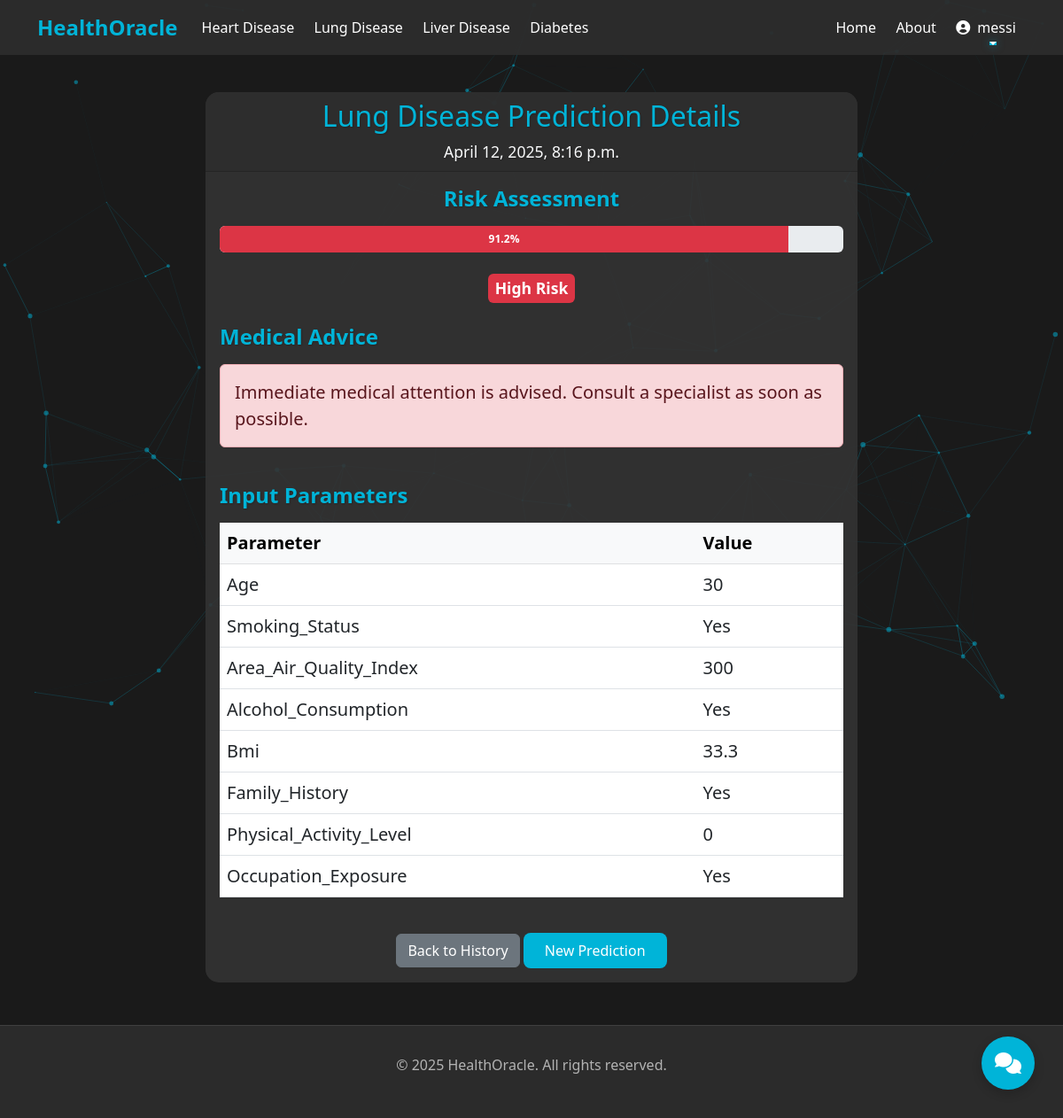
/prediction/18/ (signed in), run on the app's committed database.
### HealthOracle/models.py (models this page shows, shortened)
class PredictionHistory(models.Model):
    TEST_TYPES = (
        ('heart', 'Heart Disease'),
        ('lung', 'Lung Disease'),
        ('liver', 'Liver Disease'),
        ('diabetes', 'Diabetes'),
    )
    user = models.ForeignKey(User, on_delete=models.CASCADE)
    test_type = models.CharField(max_length=20, choices=TEST_TYPES)
    risk_percentage = models.FloatField()
    category = models.CharField(max_length=20)
    advice = models.TextField()
    input_data = models.JSONField()
    date_created = models.DateTimeField(auto_now_add=True)
    class Meta:
        ordering = ['-date_created']

### HealthOracle/views.py (the view)
# urls.py: path('prediction/<int:prediction_id>/', views.prediction_detail, name='prediction_detail'),
@login_required
def prediction_detail(request, prediction_id):
    prediction = get_object_or_404(PredictionHistory, id=prediction_id, user=request.user)
    return render(request, 'prediction_detail.html', {'prediction': prediction})

### templates/prediction_detail.html (shortened to what this page needs)
{% extends 'base.html' %}
{% block content %}
<div class="container mt-5">
    <div class="row justify-content-center">
        <div class="col-md-8">
            <div class="card">
                <div class="card-header text-center" style="background-color: rgba(45, 45, 45, 0.8);">
                    <h2 style="color: var(--accent-color); text-shadow: 1px 1px 2px rgba(0,0,0,0.2);">{{ prediction.get_test_type_display }} Prediction Details</h2>
                    <p class="text-light mb-0" style="font-size: 1.1rem; text-shadow: 1px 1px 2px rgba(0,0,0,0.2);">{{ prediction.date_created|date:"F d, Y, g:i a" }}</p>
                </div>
                <div class="card-body">
                    <div class="row mb-4">
                        <div class="col-md-12 text-center">
                            <h4 class="fw-bold mb-3" style="color: var(--accent-color); text-shadow: 1px 1px 2px rgba(0,0,0,0.2);">Risk Assessment</h4>
                            <div class="mt-3 mb-4">
                                <div class="progress" style="height: 30px;">
                                    <div class="progress-bar {% if prediction.risk_percentage > 60 %}bg-danger{% elif prediction.risk_percentage >= 30 %}bg-warning{% else %}bg-success{% endif %}"
                                        role="progressbar"
                                        style="width: {{ prediction.risk_percentage }}%"
                                        aria-valuenow="{{ prediction.risk_percentage }}"
                                        aria-valuemin="0"
                                        aria-valuemax="100">
                                        <span class="fw-bold">{{ prediction.risk_percentage }}%</span>
                                    </div>
                                </div>
                            </div>
                            <div class="mt-2">
                                <span class="badge {% if prediction.category == 'High Risk' %}bg-danger{% elif prediction.category == 'Moderate Risk' %}bg-warning{% else %}bg-success{% endif %} p-2" style="font-size: 1.1rem; font-weight: 600;">
                                    {{ prediction.category }}
                                </span>
                            </div>
                        </div>
                    </div>
                    <div class="row mb-4">
                        <div class="col-md-12">
                            <h4 class="fw-bold mb-3" style="color: var(--accent-color); text-shadow: 1px 1px 2px rgba(0,0,0,0.2);">Medical Advice</h4>
                            <div class="alert {% if prediction.category == 'High Risk' %}alert-danger{% elif prediction.category == 'Moderate Risk' %}alert-warning{% else %}alert-success{% endif %} fs-5 fw-medium">
                                {{ prediction.advice }}
                            </div>
                        </div>
                    </div>
                    <div class="row">
                        <div class="col-md-12">
                            <h4 class="fw-bold mb-3" style="color: var(--accent-color); text-shadow: 1px 1px 2px rgba(0,0,0,0.2);">Input Parameters</h4>
                            <div class="table-responsive">
                                <table class="table table-hover">
                                    <thead class="table-light">
                                        <tr>
                                            <th class="fw-bold fs-5">Parameter</th>
                                            <th class="fw-bold fs-5">Value</th>
                                        </tr>
                                    </thead>
                                    <tbody>
                                        {% for key, value in prediction.input_data.items %}
                                        <tr>
                                            <td class="fs-5">{{ key|title }}</td>
                                            <td class="fs-5 fw-medium">{{ value }}</td>
                                        </tr>
                                        {% endfor %}
                                    </tbody>
                                </table>
                            </div>
                        </div>
                    </div>
                    <div class="text-center mt-4">
                        <a href="{% url 'history' %}" class="btn btn-secondary">Back to History</a>
                        <a href="{% url prediction.test_type %}" class="btn btn-primary">New Prediction</a>
                    </div>
                </div>
            </div>
        </div>
    </div>
</div>
{% endblock %}

### templates/base.html (shortened to what this page needs)
<!DOCTYPE html>
<html lang="en">
<head>
    <link href="https://cdn.jsdelivr.net/npm/bootstrap@5.3.0/dist/css/bootstrap.min.css" rel="stylesheet">
    <link rel="stylesheet" href="https://cdnjs.cloudflare.com/ajax/libs/animate.css/4.1.1/animate.min.css">
    <link rel="stylesheet" href="https://cdnjs.cloudflare.com/ajax/libs/font-awesome/6.0.0/css/all.min.css">
</head>
<body>
    <div id="particles-js" style="position: fixed; width: 100%; height: 100vh; top: 0; left: 0; z-index: 0; pointer-events: none;"></div>
    <nav class="navbar navbar-expand-lg navbar-dark bg-dark fixed-top">
        <div class="container">
            <a class="navbar-brand" href="/">HealthOracle</a>
            <div class="collapse navbar-collapse" id="navbarNav">
                <ul class="navbar-nav me-auto">
                    <li class="nav-item">
                        <a class="nav-link" href="{% url 'heart' %}">Heart Disease</a>
                    </li>
                    <li class="nav-item">
                        <a class="nav-link" href="{% url 'lung' %}">Lung Disease</a>
                    </li>
                    <li class="nav-item">
                        <a class="nav-link" href="{% url 'liver' %}">Liver Disease</a>
                    </li>
                    <li class="nav-item">
                        <a class="nav-link" href="{% url 'diabetes' %}">Diabetes</a>
                    </li>
                </ul>
                <ul class="navbar-nav ms-auto">
                    <li class="nav-item">
                        <a class="nav-link" href="/">Home</a>
                    </li>
                    <li class="nav-item">
                        <a class="nav-link" href="/about">About</a>
                    </li>
                    {% if user.is_authenticated %}
                        <li class="nav-item dropdown">
                            <a class="nav-link dropdown-toggle" href="#" id="navbarDropdown" role="button" data-bs-toggle="dropdown" aria-expanded="false">
                                <i class="fas fa-user-circle me-1"></i> {{ user.username }}
                            </a>
                        </li>
                    {% endif %}
                </ul>
            </div>
        </div>
    </nav>
    <div style="padding-top: 56px;">{% block content %}{% endblock %}</div>
    <footer class="footer">
        <div class="container text-center">
            <p>&copy; 2025 HealthOracle. All rights reserved.</p>
        </div>
    </footer>
</body>
</html>

### templates/base.html (style rules this page uses)
:root { --primary-bg: #1a1a1a; --secondary-bg: #2d2d2d; --text-primary: #ffffff; --text-secondary: #b3b3b3; --accent-color: #00b4d8; --card-bg: #333333; --hover-color: #404040; }
body { background-color: var(--primary-bg); color: var(--text-primary); font-family: 'Segoe UI', system-ui, -apple-system, sans-serif; overflow-x: hidden; }
.card { background-color: var(--card-bg); border: none; transition: transform 0.3s ease, box-shadow 0.3s ease, border 0.3s ease; position: relative; overflow: hidden; }
.btn-primary { background-color: var(--accent-color); border: none; transition: all 0.3s ease; }
.navbar { background-color: rgba(45, 45, 45, 0.95) !important; }
.navbar-brand { font-size: 1.5rem; font-weight: bold; color: var(--accent-color) !important; transition: all 0.3s ease; }
.nav-link { color: var(--text-primary) !important; transition: all 0.3s ease; position: relative; padding: 0.5rem 1rem; margin: 0 0.2rem; }
.nav-link:after { content: ''; position: absolute; width: 0; height: 2px; bottom: 0; left: 0; background-color: var(--accent-color); transition: width 0.3s ease; box-shadow: 0 0 10px rgba(0, 180, 216, 0.5); }
.card { background-color: rgba(51, 51, 51, 0.9); border: none; border-radius: 15px; }
.btn-primary { background-color: var(--accent-color); border: none; padding: 0.5rem 1.5rem; border-radius: 8px; transition: all 0.3s ease; position: relative; overflow: hidden; z-index: 1; }
.btn-primary:before { content: ''; position: absolute; top: 0; left: -100%; width: 100%; height: 100%; background: linear-gradient(90deg, transparent, rgba(255,255,255,0.2), transparent); transition: left 0.7s ease; z-index: -1; }
.btn-primary { background-color: var(--accent-color); border: none; transition: all 0.3s cubic-bezier(0.165, 0.84, 0.44, 1); }
.nav-link { transition: all 0.3s ease; position: relative; }
.nav-link::after { content: ''; position: absolute; width: 0; height: 2px; bottom: 0; left: 50%; background-color: var(--accent-color); transition: all 0.3s ease; }
.footer { background-color: rgba(45, 45, 45, 0.95); color: var(--text-secondary); padding: 2rem 0; margin-top: 3rem; border-top: 1px solid var(--hover-color); backdrop-filter: blur(10px); }

### data on the page
PredictionHistory: test_type "Lung Disease", date_created "April 12, 2025, 8:16 p.m.", risk_percentage "91.2", category "High Risk", advice "Immediate medical attention is advised. Consult a specialist as soon as possible."

### other printed values
{{ user.username }} "messi"
{{ key|title }} "Age" "Smoking_Status" "Area_Air_Quality_Index" "Alcohol_Consumption" "Bmi" "Family_History" "Physical_Activity_Level" "Occupation_Exposure"
{{ value }} "30" "Yes" "300" "Yes" "33.3" "Yes" "0" "Yes"
